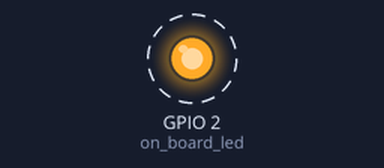
Recording of a program running on a simulated ESP32 board running MicroPython. On the bench: output pins drawn as LEDs (lit = HIGH). Dashed ring = blinking. What the program prints to the serial console is not drawn.

Above: at 0.5 s.
Timing chart, 0 to 4.6 s (numbered marks = the images above):
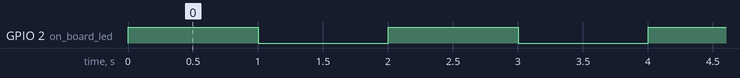

The program:

esp32-on-board-led-blink-micropython.py
```python
'''
Blink the onboard LED on an ESP32 using MicroPython:
A simple code example to toggle the built-in LED on and off in MicroPython on an ESP32 board.
'''

from machine import Pin
from time import sleep

print("Hello World - ESP32 - LED -BLINK\n")
on_board_led = Pin(2,Pin.OUT)

while True:
    on_board_led.value(1)
    sleep(1)
    on_board_led.value(0)
    sleep(1)
```

Measured:
- by itself, GPIO 2 (on_board_led): alternates HIGH for 1.0 s and LOW for 1.0 s
